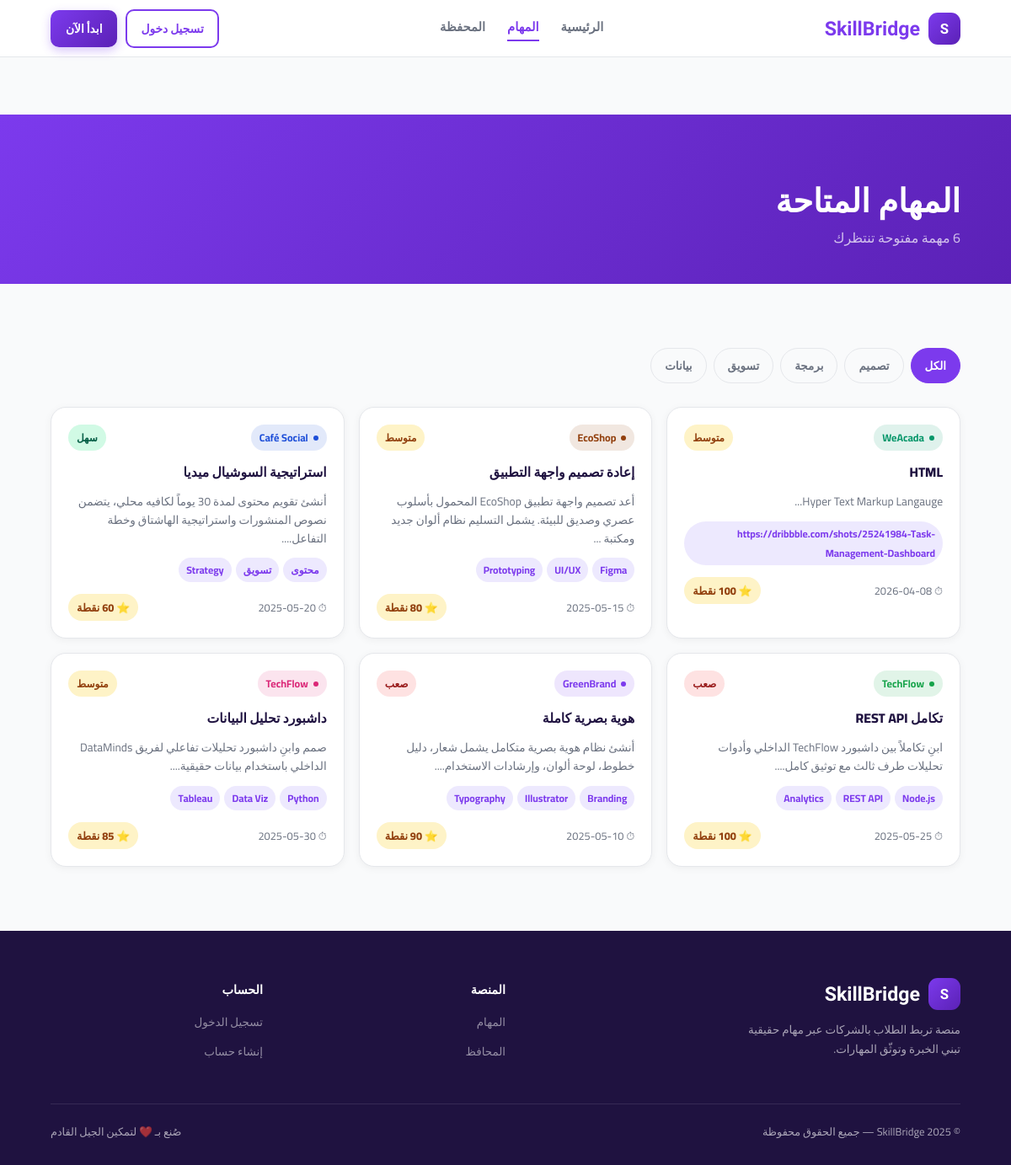
The page /tasks on the database its author committed.
### tables this page shows
CREATE TABLE tasks (
            id INTEGER PRIMARY KEY AUTOINCREMENT,
            company_id INTEGER NOT NULL,
            title TEXT NOT NULL,
            description TEXT NOT NULL,
            category TEXT NOT NULL,
            difficulty TEXT NOT NULL,
            points INTEGER NOT NULL,
            deadline TEXT NOT NULL,
            tags TEXT DEFAULT "",
            status TEXT DEFAULT "open",
            created_at TIMESTAMP DEFAULT CURRENT_TIMESTAMP,
            FOREIGN KEY(company_id) REFERENCES users(id)
        );

CREATE TABLE users (
            id INTEGER PRIMARY KEY AUTOINCREMENT,
            name TEXT NOT NULL,
            email TEXT UNIQUE NOT NULL,
            password TEXT NOT NULL,
            role TEXT NOT NULL CHECK(role IN ("student","company")),
            bio TEXT DEFAULT "",
            points INTEGER DEFAULT 0,
            level INTEGER DEFAULT 1,
            created_at TIMESTAMP DEFAULT CURRENT_TIMESTAMP
        );

### app.py (the view)
@app.route('/tasks')
def tasks():
    cat = request.args.get('cat', 'all')
    db = get_db()
    if cat == 'all':
        tasks = db.execute('''SELECT t.*,u.name as company_name FROM tasks t
            JOIN users u ON t.company_id=u.id WHERE t.status="open"
            ORDER BY t.created_at DESC''').fetchall()
    else:
        tasks = db.execute('''SELECT t.*,u.name as company_name FROM tasks t
            JOIN users u ON t.company_id=u.id WHERE t.status="open" AND t.category=?
            ORDER BY t.created_at DESC''', (cat,)).fetchall()
    db.close()
    return render_template('tasks.html', tasks=tasks, active_cat=cat)

### app.py (called while the page is built)
def get_db():
    conn = sqlite3.connect('skillbridge.db')
    conn.row_factory = sqlite3.Row
    return conn

### templates/tasks.html (shortened to what this page needs)
{% extends "base.html" %}
{% block content %}
<div class="page-header">
  <div class="page-header-inner">
    <h1>المهام المتاحة</h1>
    <p>{{ tasks|length }} مهمة مفتوحة تنتظرك</p>
  </div>
</div>
<section class="sec">
  <div class="tasks-head rv">
    <div class="filters">
      {% for cat, label in [('all','الكل'),('design','تصميم'),('dev','برمجة'),('marketing','تسويق'),('data','بيانات')] %}
      <a class="ftab {{ 'active' if active_cat==cat }}" href="{{ url_for('tasks', cat=cat) }}">{{ label }}</a>
      {% endfor %}
    </div>
  </div>
  {% if tasks %}
  <div class="tasks-grid">
    {% set colors = ['#059669','#92400E','#1D4ED8','#16A34A','#7C3AED','#DB2777'] %}
    {% for task in tasks %}
    <a class="tcard rv" href="{{ url_for('task_detail', task_id=task.id) }}" style="text-decoration:none;color:inherit">
      <div class="tcard-top">
        <div class="cbadge" style="background:{{ colors[loop.index0 % colors|length] }}20">
          <div class="cdot" style="background:{{ colors[loop.index0 % colors|length] }}"></div>
          <span style="color:{{ colors[loop.index0 % colors|length] }}">{{ task.company_name }}</span>
        </div>
        <span class="dbadge {{ 'de' if task.difficulty=='سهل' else 'dm' if task.difficulty=='متوسط' else 'dh' }}">{{ task.difficulty }}</span>
      </div>
      <div class="ttitle">{{ task.title }}</div>
      <p style="font-size:.85rem;color:var(--gray);margin-bottom:12px;line-height:1.6">{{ task.description[:100] }}...</p>
      <div class="tags">
        {% for tag in task.tags.split(',') %}
          <span class="tag">{{ tag.strip() }}</span>
        {% endfor %}
      </div>
      <div class="tfoot" style="margin-top:14px">
        <span class="dl">⏱ {{ task.deadline }}</span>
        <span class="pts">⭐ {{ task.points }} نقطة</span>
      </div>
    </a>
    {% endfor %}
  </div>
  {% else %}
  <div class="empty-state">
    <div class="empty-icon">📭</div>
    <h3>لا توجد مهام في هذه الفئة</h3>
    <a class="btn-solid" href="{{ url_for('tasks') }}">عرض كل المهام</a>
  </div>
  {% endif %}
</section>
{% endblock %}

### templates/base.html (shortened to what this page needs)
<!DOCTYPE html>
<html lang="ar" dir="rtl">
<head>
  <link rel="stylesheet" href="{{ url_for('static', filename='style.css') }}">
</head>
<body>
<nav id="nav">
  <a class="logo" href="{{ url_for('index') }}">
    <div class="logo-icon">S</div>SkillBridge
  </a>
  <div class="nav-links" id="nl">
    <a href="{{ url_for('index') }}" class="{{ 'active' if request.endpoint=='index' }}">الرئيسية</a>
    <a href="{{ url_for('tasks') }}" class="{{ 'active' if request.endpoint=='tasks' }}">المهام</a>
    <a href="{{ url_for('portfolio') }}" class="{{ 'active' if request.endpoint=='portfolio' }}">المحفظة</a>
  </div>
  <div class="nav-btns">
    {% if session.get('user_id') %}
      <a class="nav-user" href="{{ url_for('profile') }}">
        <div class="nav-avatar">{{ session.name[0] }}</div>
        <span>{{ session.name }}</span>
      </a>
      <a class="btn-ghost" href="{{ url_for('dashboard_student' if session.role=='student' else 'dashboard_company') }}">داشبورد</a>
      <a class="btn-ghost-red" href="{{ url_for('logout') }}">خروج</a>
    {% else %}
      <a class="btn-ghost" href="{{ url_for('login') }}">تسجيل دخول</a>
      <a class="btn-solid" href="{{ url_for('register') }}">ابدأ الآن</a>
    {% endif %}
  </div>
</nav>
<main>
  {% block content %}{% endblock %}
</main>
<footer>
  <div class="footer-grid">
    <div class="fbrand">
      <a class="logo" href="{{ url_for('index') }}"><div class="logo-icon">S</div>SkillBridge</a>
      <p>منصة تربط الطلاب بالشركات عبر مهام حقيقية تبني الخبرة وتوثّق المهارات.</p>
    </div>
    <div class="fcol">
      <h4>المنصة</h4>
      <a href="{{ url_for('tasks') }}">المهام</a>
      <a href="{{ url_for('portfolio') }}">المحافظ</a>
    </div>
    <div class="fcol">
      <h4>الحساب</h4>
      {% if session.get('user_id') %}
        <a href="{{ url_for('profile') }}">الملف الشخصي</a>
        <a href="{{ url_for('logout') }}">تسجيل الخروج</a>
      {% else %}
        <a href="{{ url_for('login') }}">تسجيل الدخول</a>
        <a href="{{ url_for('register') }}">إنشاء حساب</a>
      {% endif %}
    </div>
  </div>
  <div class="footer-bottom">
    <p>© 2025 SkillBridge — جميع الحقوق محفوظة</p>
    <p>صُنع بـ ❤️ لتمكين الجيل القادم</p>
  </div>
</footer>
</body>
</html>

### rows shown on the page
tasks: company_name "WeAcada", difficulty "متوسط", title "HTML", description "Hyper Text Markup Langauge", strip "https://dribbble.com/shots/25241984-Task-Management-Dashboard", deadline "2026-04-08", points "100"
tasks: company_name "EcoShop", difficulty "متوسط", title "إعادة تصميم واجهة التطبيق", description "أعد تصميم واجهة تطبيق EcoShop المحمول بأسلوب عصري وصديق للبيئة. يشمل التسليم نظام ألوان جديد ومكتبة", strip "Figma" "UI/UX" "Prototyping", deadline "2025-05-15"
tasks: company_name "Café Social", difficulty "سهل", title "استراتيجية السوشيال ميديا", description "أنشئ تقويم محتوى لمدة 30 يوماً لكافيه محلي، يتضمن نصوص المنشورات واستراتيجية الهاشتاق وخطة التفاعل.", strip "محتوى" "تسويق" "Strategy", deadline "2025-05-20", points "60"
tasks: company_name "TechFlow", difficulty "صعب", title "تكامل REST API", description "ابنِ تكاملاً بين داشبورد TechFlow الداخلي وأدوات تحليلات طرف ثالث مع توثيق كامل.", strip "Node.js" "REST API" "Analytics", deadline "2025-05-25", points "100"
tasks: company_name "GreenBrand", difficulty "صعب", title "هوية بصرية كاملة", description "أنشئ نظام هوية بصرية متكامل يشمل شعار، دليل خطوط، لوحة ألوان، وإرشادات الاستخدام.", strip "Branding" "Illustrator" "Typography", deadline "2025-05-10"
tasks: company_name "TechFlow", difficulty "متوسط", title "داشبورد تحليل البيانات", description "صمم وابنِ داشبورد تحليلات تفاعلي لفريق DataMinds الداخلي باستخدام بيانات حقيقية.", strip "Python" "Data Viz" "Tableau", deadline "2025-05-30", points "85"

### other values the page prints
{{ tasks|length }} "6"
{{ label }} "الكل" "تصميم" "برمجة" "تسويق" "بيانات"
